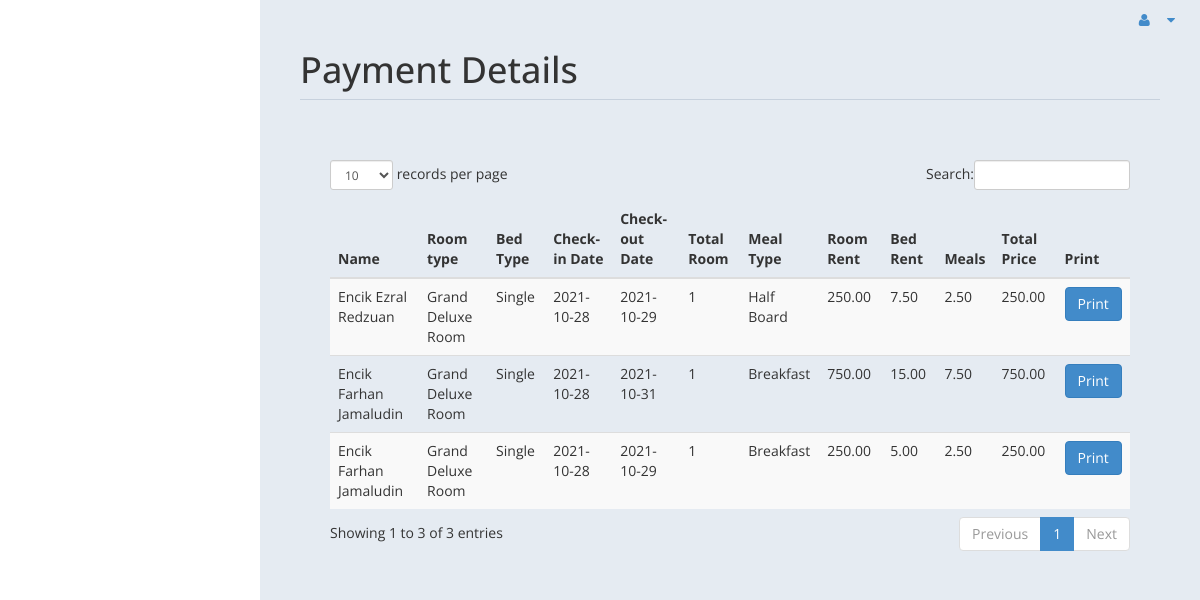
The page /admin/payment.php (signed in) on the database its author committed.
### tables this page shows
CREATE TABLE `payment` (
  `id` int(11) DEFAULT NULL,
  `title` varchar(5) DEFAULT NULL,
  `fname` varchar(30) DEFAULT NULL,
  `lname` varchar(30) DEFAULT NULL,
  `troom` varchar(30) DEFAULT NULL,
  `tbed` varchar(30) DEFAULT NULL,
  `nroom` int(11) DEFAULT NULL,
  `cin` date DEFAULT NULL,
  `cout` date DEFAULT NULL,
  `ttot` double(8,2) DEFAULT NULL,
  `fintot` double(8,2) DEFAULT NULL,
  `mepr` double(8,2) DEFAULT NULL,
  `meal` varchar(30) DEFAULT NULL,
  `btot` double(8,2) DEFAULT NULL,
  `noofdays` int(11) DEFAULT NULL
);

### admin/payment.php (the view, shortened to what this page needs)
<!DOCTYPE html>
<html xmlns="http://www.w3.org/1999/xhtml">
<head>
    <link href="assets/css/bootstrap.css" rel="stylesheet" />
    <link href="assets/css/font-awesome.css" rel="stylesheet" />
    <link href="assets/css/custom-styles.css" rel="stylesheet" />
    <link href="assets/js/dataTables/dataTables.bootstrap.css" rel="stylesheet" />
</head>
<body>
            <ul class="nav navbar-top-links navbar-right">
                <li class="dropdown">
                    <a class="dropdown-toggle" data-toggle="dropdown" href="#" aria-expanded="false">
                     <i class="fa fa-user fa-fw"></i> <i class="fa fa-caret-down"></i>
                    </a>
                </li>
            </ul>
        <div id="page-wrapper" >
            <div id="page-inner">
			 <div class="row">
                    <div class="col-md-12">
                        <h1 class="page-header">
                           Payment Details<small> </small>
                        </h1>
                    </div>
                </div>
            <div class="rw">
                <div class="col-md-12">
                    <div class="">
                        <div class="panel-body">
                            <div class="table-reponsive">
                                <table class="table table-striped table-brdered table-hover" id="dataTables-example">
                                    <thead>
                                        <tr>
                                            <th>Name</th>
											<th>Room type</th>
                                            <th>Bed Type</th>
                                            <th>Check-in Date</th>
											<th>Check-out Date</th>
											<th>Total Room</th>
											<th>Meal Type</th>
                                            <th>Room Rent</th>
											<th>Bed Rent</th>
											<th>Meals </th>
											<th>Total Price</th>
											<th>Print</th>
                                        </tr>
                                    </thead>
                                    <tbody>
									<?php
										include ('db.php');
										$sql="select * from payment";
										$re = mysqli_query($con,$sql);
										while($row = mysqli_fetch_array($re))
										{
											$id = $row['id'];
											if($id % 2 ==1 )
											{
												echo"<tr class='gradeC'>
													<td>".$row['title']." ".$row['fname']." ".$row['lname']."</td>
													<td>".$row['troom']."</td>
													<td>".$row['tbed']."</td>
													<td>".$row['cin']."</td>
													<td>".$row['cout']."</td>
													<td>".$row['nroom']."</td>
													<td>".$row['meal']."</td>
													<td>".$row['ttot']."</td>
													<td>".$row['mepr']."</td>
													<td>".$row['btot']."</td>
													<td>".$row['ttot']."</td>
													<td><a href=print.php?pid=".$id ." <button class='btn btn-primary'> <i class='' ></i> Print</button></td>
													</tr>";
											}
											else
											{
												echo"<tr class='gradeU'>
													<td>".$row['title']." ".$row['fname']." ".$row['lname']."</td>
													<td>".$row['troom']."</td>
													<td>".$row['tbed']."</td>
													<td>".$row['cin']."</td>
													<td>".$row['cout']."</td>
													<td>".$row['nroom']."</td>
													<td>".$row['meal']."</td>
													<td>".$row['ttot']."</td>
													<td>".$row['mepr']."</td>
													<td>".$row['btot']."</td>
													<td>".$row['ttot']."</td>
													<td><a href=print.php?pid=".$id ." <button class='btn btn-primary'> <i class='' ></i> Print</button></td>
													</tr>";
											}
										}
									?>
                                    </tbody>
                                </table>
                            </div>
                        </div>
                    </div>
                </div>
            </div>
                </div>
            </div>
</body>
</html>

### admin/assets/css/custom-styles.css (style rules this page uses)
body { font-family: 'Open Sans', sans-serif; }
#page-wrapper { padding: 15px 15px; min-height: 600px; background:#E5EBF2; }
#page-inner { width:100%; margin:10px 20px 10px 0px; background-color:transparent; padding:10px; min-height:1200px; }
h1, .h1, h2, .h2, h3, .h3 { margin-top: 7px; margin-bottom: -5px; }
.page-header { padding-bottom: 9px; margin: 10px 0 45px; border-bottom: 1px solid #C7D1DD; }
.nav > li > a > i { margin-right:10px; }
@media (min-width:768px) { #page-wrapper { margin: 0 0 0 260px; padding: 15px 30px; min-height: 1200px; } }

### rows shown on the page
payment: title "Encik", fname "Farhan", lname "Jamaludin", troom "Grand Deluxe Room", tbed "Single", cin "2021-10-28", cout "2021-10-31", nroom "1", meal "Breakfast", ttot "750.00", mepr "15.00", btot "7.50"
payment: title "Encik", fname "Farhan", lname "Jamaludin", troom "Grand Deluxe Room", tbed "Single", cin "2021-10-28", cout "2021-10-29", nroom "1", meal "Breakfast", ttot "250.00", mepr "5.00", btot "2.50"
payment: title "Encik", fname "Ezral", lname "Redzuan", troom "Grand Deluxe Room", tbed "Single", cin "2021-10-28", cout "2021-10-29", nroom "1", meal "Half Board", ttot "250.00", mepr "7.50", btot "2.50"
